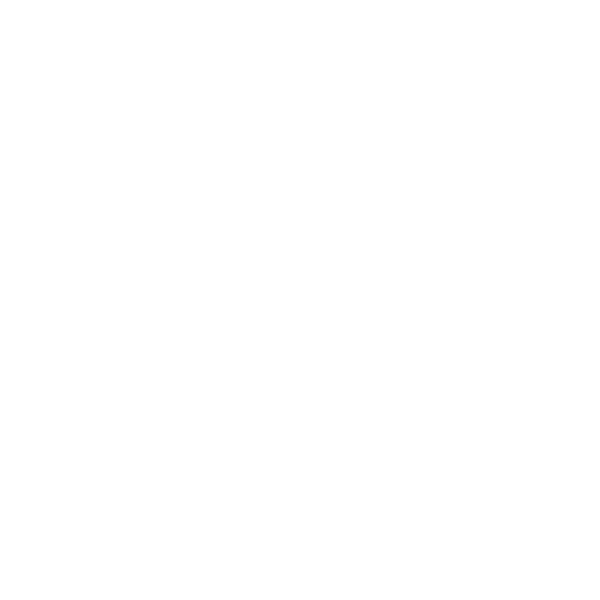
Frame 1 (no input)
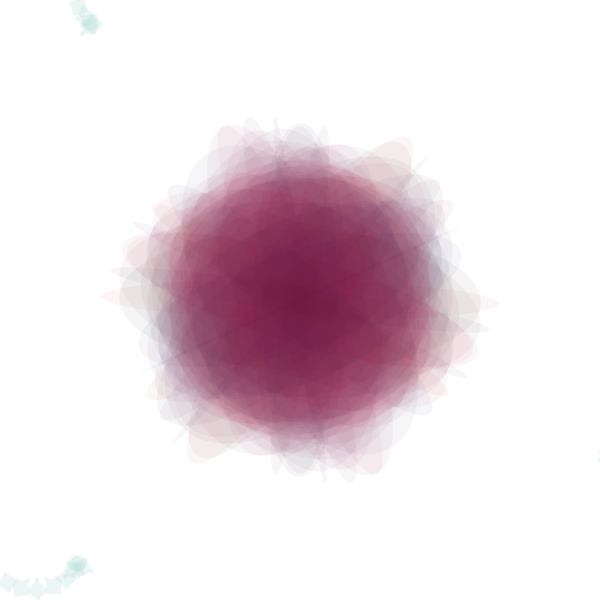
Frame 60 (the mouse pressed at the canvas centre just before this capture)
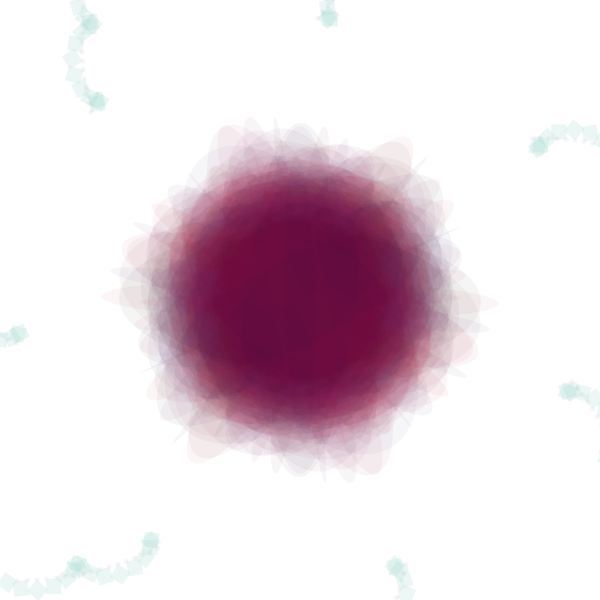
Frame 120 (the mouse held since frame 60 and released just before this capture)

The Processing sketch that drew these frames (run headless with seeded random() and noise(); from frame 60 on, the mouse is pressed at the canvas centre):

// Processing sketch: processing_111833
// ── processing_111833.pde

float x, y;
float angle = 0;
float  r= 400;
float diff = 1;



void setup() {
  size(600, 600);
  background(255, 255, 255);

}

void draw() {
  color col = color(random(200), random(0), random(100),10);

  fill(col);

  x=r* cos(angle);
  y=r* sin(angle);


  noStroke();
  translate(width/2, height/2); 
  rotate(r);

  ellipse(0, 0, x, y);
   ellipse(x, y, 5, 5);
  
  color col2 = color(156, 215, 203);
  
  fill(col2,50);
  rect(x,y,15,15);


  angle = angle + 0.1;
  r = r - diff;

  if (r == 0 || r == 400) {
    diff  = diff * -1;
  }
}
